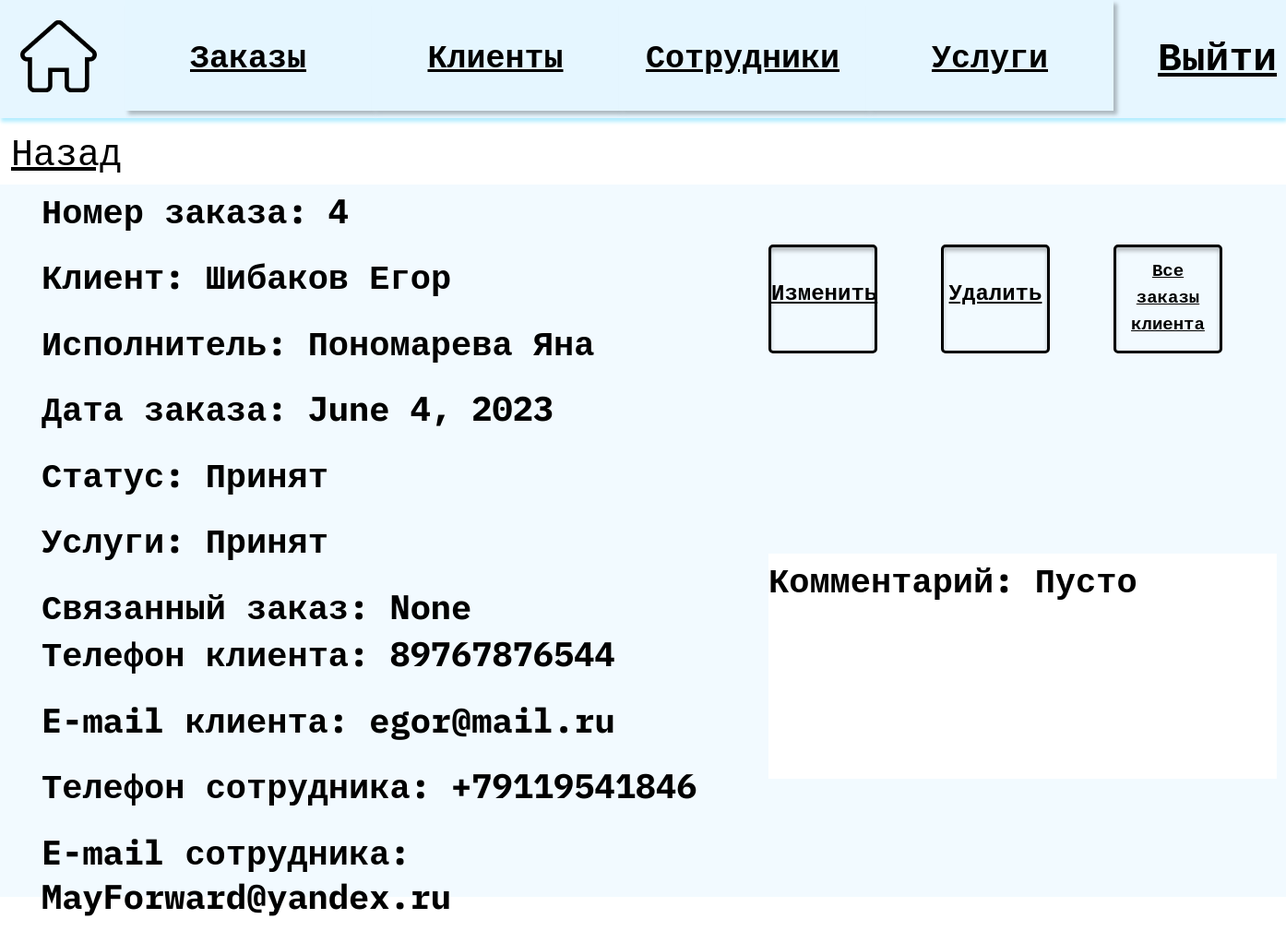
The page /Orders/4/ on the database its author committed.
### main/models.py (models this page shows, shortened)
class Orders(models.Model):
    ACCEPTED = 'Принят'
    IN_PROGRESS = 'В работе'
    READY = 'Готов к выдаче'
    GIVEN = 'Выдан'
    CANCELLED = 'Отменен'
    STATUS = [
        (ACCEPTED, 'Принят'),
        (IN_PROGRESS, 'В работе'),
        (READY, 'Готов к выдаче'),
        (GIVEN, 'Выдан'),
        (CANCELLED, 'Отменен'),
    ]
    id = models.AutoField(primary_key=True)
    user_id = models.ForeignKey ('Users', on_delete=models.CASCADE,verbose_name="Заказчик")
    employee_id = models.ForeignKey('Employee', on_delete=models.CASCADE, null=True,verbose_name="Исполнитель")
    status = models.CharField(
        max_length=20,
        choices=STATUS,
        default=ACCEPTED,
        verbose_name="Статус заказа"
    )
    service = models.ForeignKey('Services', on_delete=models.CASCADE, null=True,verbose_name="Услуга")
    connected_order = models.ForeignKey('Orders',on_delete=models.CASCADE, null=True,blank = True, verbose_name="Связанный заказ")
    order_date =  models.DateField(default=date.today,verbose_name="Дата заказа")
    comment = models.CharField (max_length=200, default='Пусто',verbose_name="Комментарий")

class Users(models.Model):
    id = models.AutoField(primary_key=True)
    surname = models.CharField (max_length=35,blank=False,verbose_name="Фамилия")
    name = models.CharField (max_length=35, blank=False,verbose_name="Имя")
    name2 = models.CharField (max_length=35,verbose_name="Отчетсво")
    birthday = models.DateField(blank=False,verbose_name="Дата рождения")
    phone = models.CharField(max_length=11, blank=False,verbose_name="Телефон")
    email = models.EmailField(max_length=35, blank=False)
    orders_col = models.IntegerField(default = 0)
    last_order_date = models.DateField(default=date.today,verbose_name="Дата последнего заказа")

class Employee(models.Model):
    id = models.AutoField(primary_key=True)
    surname = models.CharField (max_length=35,blank=False, verbose_name="Фамилия")
    name = models.CharField (max_length=35, blank=False, verbose_name="Имя")
    name2 = models.CharField (max_length=35, verbose_name="Отчетсво")
    position = models.CharField (max_length=35, verbose_name="Должность",blank=False)
    birthday = models.DateField(blank=False, verbose_name="Дата рождения")
    phone = models.CharField(max_length=35, blank=False, verbose_name="Телефон")
    email = models.EmailField(max_length=35, blank=False)

### main/views.py (the view)
# urls.py: path('Orders/<int:id>/', views.Orders_detail_view),
def Orders_detail_view(request, id):
    try:
        data = Orders.objects.get(id=id)
    except Orders.DoesNotExist:
        raise Http404('Такого клиента не существует')
    return render(request, 'test/detail_view_Ord.html', {'data': data, 'tableName': 'Orders'})

### main/templates/test/detail_view_Ord.html
{% extends 'main/base.html' %}
{% block header %}
    <div class="lyout">
        <a href="{% url 'home' %}">
            <img src="../../static/main/img/home.png" alt="домик" class="home_img">
        </a>
        <div class="menu">
            <a href="{% url 'Orders' %}"><button class="buttom_menu">Заказы</button></a>
            <a href="{% url 'Users' %}"><button class="buttom_menu">Клиенты</button></a>
            <a href="{% url 'Employee' %}"><button class="buttom_menu">Сотрудники</button></a>
            <a href="{% url 'Services' %}"><button class="buttom_menu">Услуги</button></a>
        </div>
        <a href="{% url 'about' %}" class="button_in">Выйти</a>
    </div>
{% endblock %}
{% block content %}
<a class="buttom_back" href='http://127.0.0.1:8000/{{tableName}}'>Назад</a>
<div class="wrapper">
    <div class="info info_users">
        <h3 class="form_label_text  text_order">Номер заказа: {{ data.id }}</h3><br>
        <h3 class="form_label_text  text_order">Клиент: {{data.user_id.surname}} {{ data.user_id.name }}</h3><br>
        <h3 class="form_label_text  text_order">Исполнитель: {{data.employee_id.surname}} {{ data.employee_id.name }}</h3><br>
        <h3 class="form_label_text  text_order">Дата заказа: {{ data.order_date}}</h3><br>
        <h3 class="form_label_text  text_order">Статус: {{ data.status}}</h3><br>
        <h3 class="form_label_text  text_order">Услуги: {{ data.status}}</h3><br>
        <h3 class="form_label_text  text_order">Связанный заказ: {{ data.connected_order}}</h3>
        <h3 class="form_label_text  text_order">Телефон клиента: {{ data.user_id.phone}}</h3><br>
        <h3 class="form_label_text  text_order">E-mail клиента: {{ data.user_id.email}}</h3><br>
        <h3 class="form_label_text  text_order">Телефон сотрудника: {{ data.employee_id.phone}}</h3><br>
        <h3 class="form_label_text  text_order">E-mail сотрудника: {{ data.employee_id.email}}</h3><br>
    </div>
    <div class="wrapper_2">
        <div class="order_batton">
            <a class="button_sab button_item" href='http://127.0.0.1:8000/update{{tableName}}/{{data.id}}'>Изменить</a>
            <a class="button_sab button_item" href='http://127.0.0.1:8000/delete{{tableName}}/{{data.id}}'>Удалить</a>
            <a class="button_sab button_item fz_text" href='http://127.0.0.1:8000/OrdersAllByUser/{{data.id}}'>Все заказы клиента</a>
        </div>
        <div class="order_info">
            <h3 class="form_label_text  text_order">Комментарий: {{ data.comment}}</h3>
        </div>
    </div>
</div>
{% endblock %}

### main/static/main/css/style.css (style rules this page uses)
* { position: relative; margin: 0; padding: 0; display: block; box-sizing: border-box; color: black; font-family: 'IBM Plex Mono', monospace; }

### main/static/main/css/header.css (style rules this page uses)
.lyout { position: relative; z-index: 1; display: flex; flex-direction: row; height: max-content; width: 100%; background: #E6F6FF; box-shadow: 1px 4px 4px #B3EDFF; }
.home_img { margin: 22px 30px 16px 22px; width: 83px; height: 78px; }
.menu { width: 100%; display: flex; flex-direction: row; justify-content: space-between; }
.buttom_menu { width: 268px; height: 120px; background: #E5F6FF; border: none; box-shadow: 4px 4px 4px rgba(0, 0, 0, 0.25); font-size: 35px; font-weight: 600; }
.button_in { margin: 32px 49px 39px 48px; text-decoration: line; font-size: 43px; font-weight: 600; }

### main/static/main/css/emp/createEmployee.css (style rules this page uses)
.buttom_back { height: 48px; width: 118px; margin: 12px; font-size: 40px; font-weight: 400; line-height: 48px; letter-spacing: 0em; text-align: left; }
.wrapper { padding-left: 20px; height: 772px; width: 100%; display: flex; margin: 70px, 0; background-color: #F2FAFF; }
.info { padding-left: 20px; width: 60%; }
.button_sab { width: 118px; height: 118px; margin: 65px 69px 629px 0; border: solid 3px black; border-radius: 5px; background-color: #F2FAFF; box-shadow: inset 0px 4px 4px rgba(0, 0, 0, 0.25); }

### main/static/main/css/emp/detail_view_Emp.css (style rules this page uses)
.form_label_text { margin: 26.5px 0 0 0; font-size: 37px; font-weight: 700; line-height: 48px; letter-spacing: 0em; text-align: left; }
.button_item { padding-top: 24px; text-align: center; font-size: 24px; font-weight: 700; line-height: 48px; letter-spacing: 0em; }

### main/static/main/css/client/detail_view_Usr.css (style rules this page uses)
.info_users { padding-left: 25px; }

### main/static/main/css/orders/detail_view_Ord.css (style rules this page uses)
.text_order { font-weight: 700; font-size: 37px; margin-top: 3.5px; }
.wrapper_2 { display: flex; flex-direction: column; }
.order_batton { display: flex; height: 400px; }
.order_info { height: 244px; width: 551px; background-color: #fff; }
.fz_text { font-size: 19px; line-height: 29px; padding-top: 10px; }

### rows shown on the page
Orders: id "4", user_id.surname "Шибаков", user_id.name "Егор", employee_id.surname "Пономарева", employee_id.name "Яна", order_date "June 4, 2023", status "Принят", connected_order "None", user_id.phone "89767876544", user_id.email "egor@mail.ru", employee_id.phone "+79119541846", employee_id.email "MayForward@yandex.ru", comment "Пусто"
